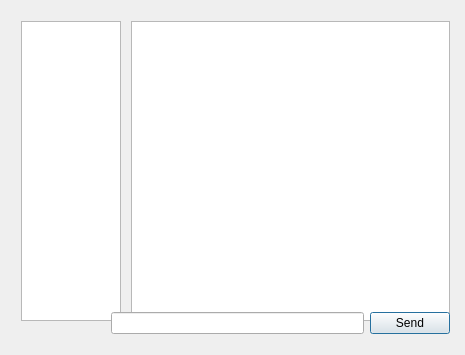
<?xml version="1.0" encoding="UTF-8"?>
<ui version="4.0">
 <class>Dialog</class>
 <widget class="QDialog" name="Dialog">
  <property name="geometry">
   <rect>
    <x>0</x>
    <y>0</y>
    <width>465</width>
    <height>355</height>
   </rect>
  </property>
  <property name="minimumSize">
   <size>
    <width>465</width>
    <height>355</height>
   </size>
  </property>
  <property name="maximumSize">
   <size>
    <width>465</width>
    <height>355</height>
   </size>
  </property>
  <property name="windowTitle">
   <string>Dialog</string>
  </property>
  <property name="windowIcon">
   <iconset resource="res.qrc">
    <normaloff>:/icons/icons8-chat-50.png</normaloff>:/icons/icons8-chat-50.png</iconset>
  </property>
  <widget class="QWidget" name="">
   <property name="geometry">
    <rect>
     <x>10</x>
     <y>10</y>
     <width>451</width>
     <height>335</height>
    </rect>
   </property>
   <layout class="QVBoxLayout" name="verticalLayout">
    <item>
     <layout class="QHBoxLayout" name="horizontalLayout">
      <property name="spacing">
       <number>10</number>
      </property>
      <property name="sizeConstraint">
       <enum>QLayout::SetMinimumSize</enum>
      </property>
      <item>
       <widget class="QListWidget" name="listWidget">
        <property name="minimumSize">
         <size>
          <width>100</width>
          <height>300</height>
         </size>
        </property>
        <property name="maximumSize">
         <size>
          <width>50</width>
          <height>16777215</height>
         </size>
        </property>
       </widget>
      </item>
      <item>
       <widget class="QTextEdit" name="textEdit">
        <property name="enabled">
         <bool>true</bool>
        </property>
        <property name="minimumSize">
         <size>
          <width>270</width>
          <height>300</height>
         </size>
        </property>
        <property name="undoRedoEnabled">
         <bool>false</bool>
        </property>
        <property name="readOnly">
         <bool>true</bool>
        </property>
        <property name="acceptRichText">
         <bool>true</bool>
        </property>
        <property name="textInteractionFlags">
         <set>Qt::LinksAccessibleByMouse|Qt::TextSelectableByMouse</set>
        </property>
       </widget>
      </item>
     </layout>
    </item>
    <item>
     <layout class="QHBoxLayout" name="horizontalLayout_2">
      <item>
       <spacer name="horizontalSpacer">
        <property name="orientation">
         <enum>Qt::Horizontal</enum>
        </property>
        <property name="sizeHint" stdset="0">
         <size>
          <width>160</width>
          <height>20</height>
         </size>
        </property>
       </spacer>
      </item>
      <item>
       <widget class="QLineEdit" name="lineEdit">
        <property name="minimumSize">
         <size>
          <width>253</width>
          <height>0</height>
         </size>
        </property>
       </widget>
      </item>
      <item>
       <widget class="QPushButton" name="pushButton">
        <property name="text">
         <string>Send</string>
        </property>
       </widget>
      </item>
     </layout>
    </item>
   </layout>
  </widget>
  <zorder></zorder>
  <zorder>pushButton</zorder>
 </widget>
 <layoutdefault spacing="6" margin="11"/>
 <resources>
  <include location="res.qrc"/>
 </resources>
 <connections/>
</ui>
